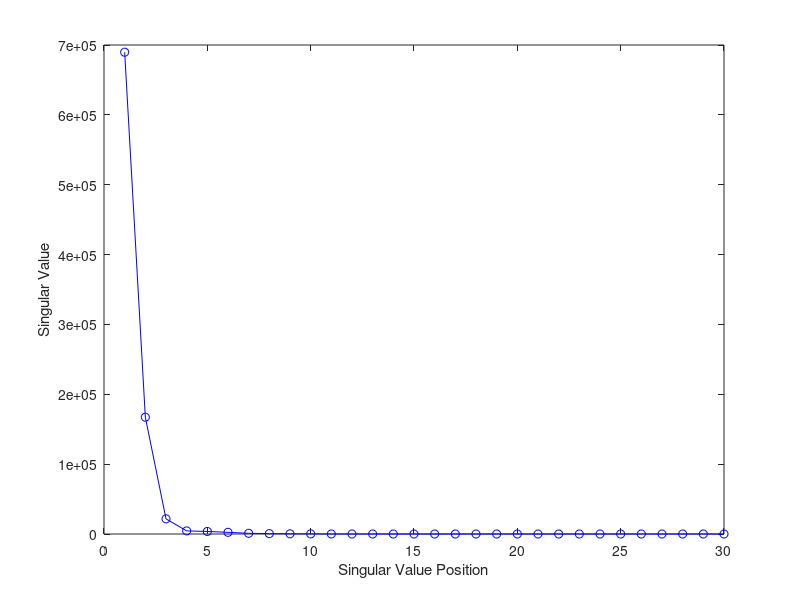
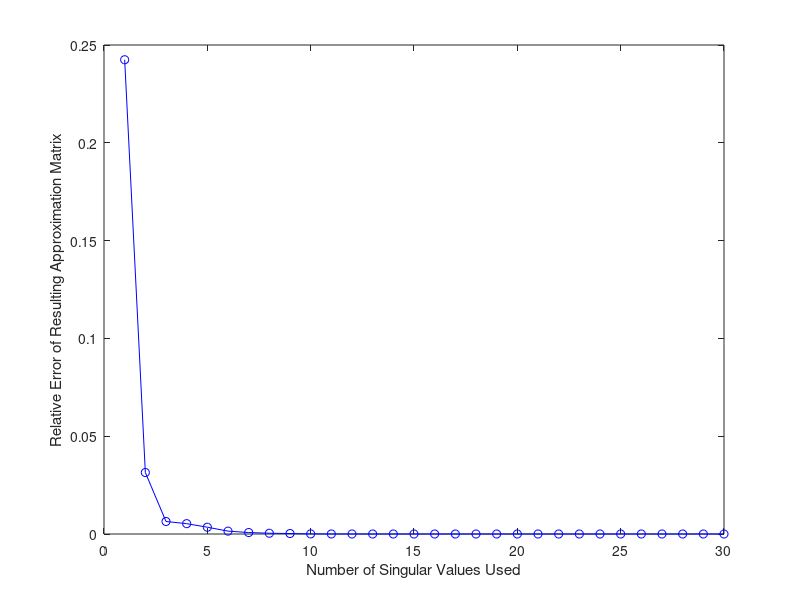

Recreate these plots in MATLAB, in order.
%% Finding the singular value decomposition (SVD) of a random m x n matrix
%  using the building in MATLAB command 
clc
clear

% define number of rows and columns of matrix A
m = 10; 
n = 10;

% create random matrix of size m x n 
A1 = rand(m,n)

% find SVD decomposition of A
[U,Sigma,V] = svd(A1)

%% Finding a low-rank approximation of A using its SVD with a define spectrum
% create random matrix of size 30 x 30 with a given spectrum and find its SVD
evals = [100000 70000 9000 2000 1500 900 700 300 200 121 25 10 5 2 1 0.945 ...
    0.9 0.877 0.843 0.8 0.75 0.7 0.4 0.3 0.004 0.0032 0.002 0.0002 0.0001 ...
    0.0001]; % define the spectrum

Adiag = diag(evals,0); % create a diagonal matrix with eigenvalue entries
T = rand(30); % create a random 30 x 30 matrix
A = T * Adiag * inv(T); % perform a similarity transformation to maintain the spectrum
[U_k,Sigma,V_k] = svd(A); % find SVD 

% plot the singular values
fig1 = figure; clf;
plot(diag(Sigma),'bo-')
xlabel('Singular Value Position')
ylabel('Singular Value')

% decide how many singular values to keep, ksigma<30
% change this value to see how the error differs
ksigma = 1;

% find the best rank k approximation of A by using a linear combination of
% outerproducts with the singular value of A as the weights
A_best = zeros(size(A));
for i = 1:ksigma
    A_best = A_best + (Sigma(i,i) * U_k(:,i) * V_k(:,i)');
end

A_best;

% find the error of the best rank k approximation of A
err = norm(A-A_best);
err_A_best = norm(err)/norm(A)

% plot error as a function of the rank k approximation of A 
A_best = zeros(size(A));
err_list = zeros(30,1);
for k = 1:30
    A_best = zeros(size(A));
    for i = 1:k
        A_best = A_best + (Sigma(i,i) * U_k(:,i) * V_k(:,i)');
    end
    err_list(i) = norm(A-A_best)/norm(A);
end

% create figure of relative error as a function of the number of singular
% values used
fig2 = figure; clf;
plot(err_list,'bo-')
xlabel('Number of Singular Values Used') 
ylabel('Relative Error of Resulting Approximation Matrix') 

%% Find the pseudo-inverse of A using built-in MATLAB command
% define A as a rank-deficient matrix
A = [-1 1 0; -1 0 1; 0 -1 1]
b = [900; -601; 10]

A\b % note this gives no solution if A is non-singular

% built in pesudeo-inverse command "pinv", works for any case
pinvA = pinv(A)
pinvA*b %solves issue with least squares solution

%% Finding the principal components of a matrix using SVD, the built-in MATLAB command, and the standard PCA technique
% create random m x n matrix
m=5;
n=4;
A = rand(m,n)

% column-center the matrix
colcentered_A = zeros(size(A));
for i = 1:m
    for j = 1:n
        colcentered_A(i,j) = A(i,j)-mean(A(:,j));
    end
end

% find the V matrix of SVD as the principal components of A
[~,~,V] =svd(colcentered_A)

% PCA of matrix A using MATLAB command
coeff = pca(A) % note that V = coeff matrix (vectors may differ by a factor of -1)

% PCA by hand 
% standardize matrix
standardize_A = zeros(size(A));
for i = 1:m
    for j = 1:n
        standardize_A(i,j) = (A(i,j)-mean(A(:,j)))/std(A(:,j)); % here we choose to standardize the columns
    end
end
covariance = cov(A); % find the covariance matrix 
[V1,D1] = eig(covariance); % find the eigenvalues and eigenvectors 
[d, ind] = sort(diag(D1), 'descend'); % sort the eigenvalues and eigenvectors
Ds = D1(ind,ind);
Vs = V1(:,ind) % note Vs = V = coeff (may differ by factor of -1)

% choose how many principal components to keep
k = 2;
feat_vec = coeff(:,1:k)
project = standardize_A*feat_vec % project the centered matrix onto the feature vector
